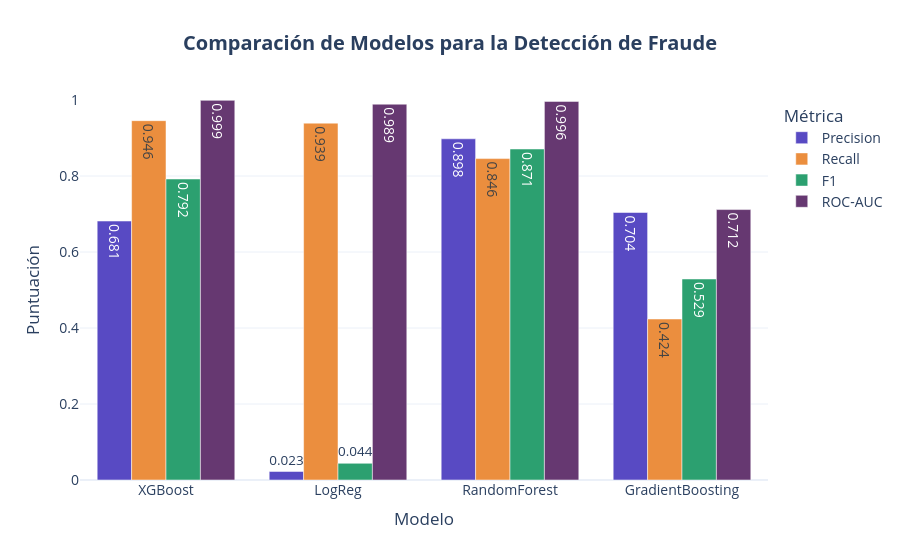

Notebook code for this chart:
### Code cell
# ----------------------------
# MOSTRAMOS LOS RESULTADOS DE CADA MODELO EN UN GRÁFICO INTERACTIVO
# ----------------------------
metrics = ["Precision", "Recall", "F1", "ROC-AUC"]

results_plot = (
    results_df
    .melt(
        id_vars="Model",
        value_vars=metrics,
        var_name="Métrica",
        value_name="Valor"
    )
)

fig = px.bar(
    results_plot,
    x="Model",
    y="Valor",
    color="Métrica",
    barmode="group",
    text_auto=".3f",
    color_discrete_sequence=[
        "#584ac3",  
        "#eb8e3e",  
        "#2ca070",  
        "#663871"   
    ],
    title="<b>Comparación de Modelos para la Detección de Fraude</b>"
)

fig.update_layout(
    template="plotly_white",
    title_x=0.5,
    yaxis_title="Puntuación",
    xaxis_title="Modelo",
    legend_title="Métrica",
    yaxis=dict(range=[0, 1]),
    font=dict(size=14)
)

fig.show()

fig.write_image("../images/resultados_modelos.png")

### Figure 1 — Plotly figure (JSON) as saved in the notebook; plotly's stock layout.template omitted (floating-point values rounded to 4 significant figures)
{"data": [{"alignmentgroup": "True", "hovertemplate": "Métrica=Precision<br>Model=%{x}<br>Valor=%{y}<extra></extra>", "legendgroup": "Precision", "marker": {"color": "#584ac3", "pattern": {"shape": ""}}, "name": "Precision", "offsetgroup": "Precision", "orientation": "v", "showlegend": true, "textposition": "auto", "texttemplate": "%{y:.3f}", "type": "bar", "x": ["XGBoost", "LogReg", "RandomForest", "GradientBoosting"], "xaxis": "x", "y": [0.6815, 0.0225, 0.8979, 0.704], "yaxis": "y"}, {"alignmentgroup": "True", "hovertemplate": "Métrica=Recall<br>Model=%{x}<br>Valor=%{y}<extra></extra>", "legendgroup": "Recall", "marker": {"color": "#eb8e3e", "pattern": {"shape": ""}}, "name": "Recall", "offsetgroup": "Recall", "orientation": "v", "showlegend": true, "textposition": "auto", "texttemplate": "%{y:.3f}", "type": "bar", "x": ["XGBoost", "LogReg", "RandomForest", "GradientBoosting"], "xaxis": "x", "y": [0.9456, 0.9391, 0.8458, 0.4237], "yaxis": "y"}, {"alignmentgroup": "True", "hovertemplate": "Métrica=F1<br>Model=%{x}<br>Valor=%{y}<extra></extra>", "legendgroup": "F1", "marker": {"color": "#2ca070", "pattern": {"shape": ""}}, "name": "F1", "offsetgroup": "F1", "orientation": "v", "showlegend": true, "textposition": "auto", "texttemplate": "%{y:.3f}", "type": "bar", "x": ["XGBoost", "LogReg", "RandomForest", "GradientBoosting"], "xaxis": "x", "y": [0.7921, 0.04395, 0.8711, 0.529], "yaxis": "y"}, {"alignmentgroup": "True", "hovertemplate": "Métrica=ROC-AUC<br>Model=%{x}<br>Valor=%{y}<extra></extra>", "legendgroup": "ROC-AUC", "marker": {"color": "#663871", "pattern": {"shape": ""}}, "name": "ROC-AUC", "offsetgroup": "ROC-AUC", "orientation": "v", "showlegend": true, "textposition": "auto", "texttemplate": "%{y:.3f}", "type": "bar", "x": ["XGBoost", "LogReg", "RandomForest", "GradientBoosting"], "xaxis": "x", "y": [0.9991, 0.989, 0.9963, 0.7117], "yaxis": "y"}], "layout": {"barmode": "group", "font": {"size": 14}, "legend": {"title": {"text": "Métrica"}, "tracegroupgap": 0}, "title": {"text": "<b>Comparación de Modelos para la Detección de Fraude</b>", "x": 0.5}, "xaxis": {"anchor": "y", "domain": [0, 1], "title": {"text": "Modelo"}}, "yaxis": {"anchor": "x", "domain": [0, 1], "range": [0, 1], "title": {"text": "Puntuación"}}}}
